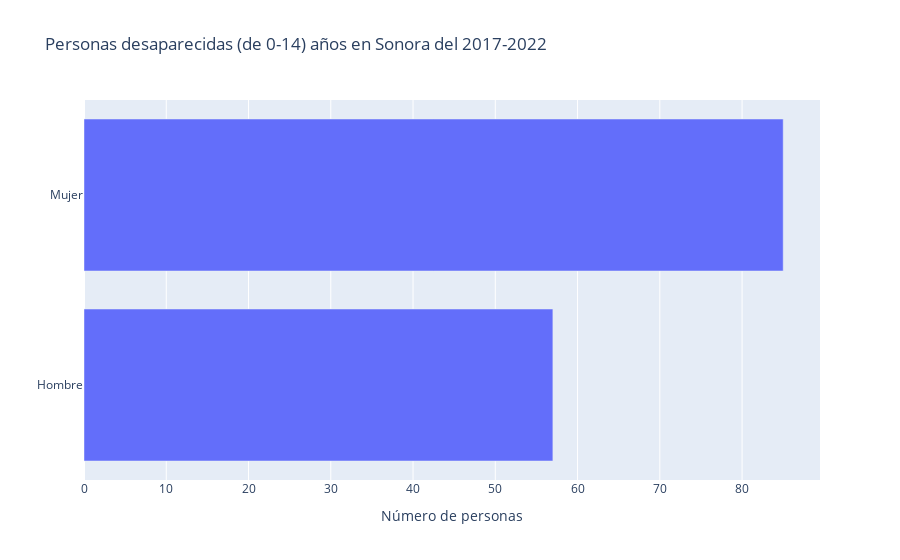

The notebook cell this image was saved under:
### Code cell
# Visto graficamente
dff = personas_desaparecidas.sum()
fig = px.bar(dff, x=dff.values, y=dff.index, orientation='h',
            title = 'Personas desaparecidas (de 0-14) años en Sonora del 2017-2022',
            labels = {'index':"",
                        "x": "Número de personas" })
fig.show()

### Figure 1 — Plotly figure (JSON) as saved in the notebook; plotly's stock layout.template omitted (floating-point values rounded to 4 significant figures)
{"data": [{"alignmentgroup": "True", "hovertemplate": "Número de personas=%{x}<br>=%{y}<extra></extra>", "legendgroup": "", "marker": {"color": "#636efa", "pattern": {"shape": ""}}, "name": "", "offsetgroup": "", "orientation": "h", "showlegend": false, "textposition": "auto", "type": "bar", "x": [57, 85], "xaxis": "x", "y": ["Hombre", "Mujer"], "yaxis": "y"}], "layout": {"barmode": "relative", "legend": {"tracegroupgap": 0}, "title": {"text": "Personas desaparecidas (de 0-14) años en Sonora del 2017-2022"}, "xaxis": {"anchor": "y", "domain": [0, 1], "title": {"text": "Número de personas"}}, "yaxis": {"anchor": "x", "domain": [0, 1], "title": {"text": ""}}}}
